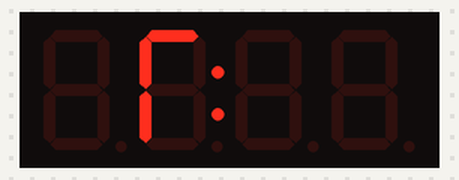
Recording of a sketch running on a simulated Arduino Uno, built with avr-gcc and run on an emulated ATmega328P. Shown: 4-digit seven-segment display. Wiring (inferred from the names in the program): HT16K33 LED driver at I2C address 0x70.

Above: at 0.16 s.
At 10.1 s:
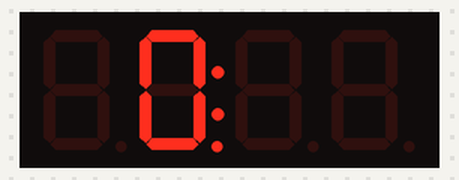
At 23.46 s:
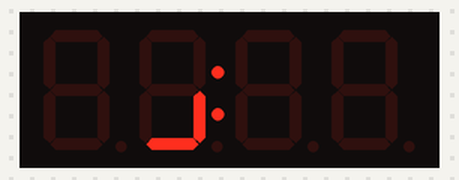
At 36.9 s:
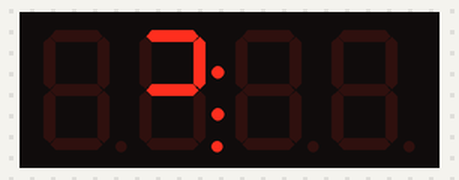
At 38.0 s:
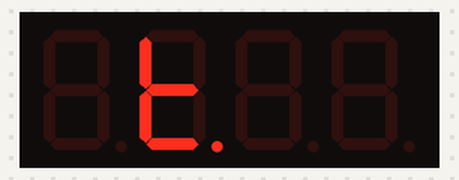
At 39.5 s:
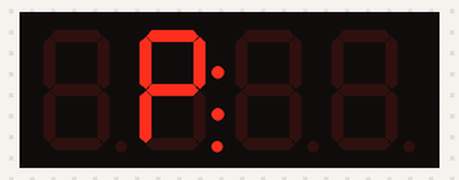

The sketch:

HT16K33_16segx2.ino
```cpp
// test routine for HT16K33 dot LED driver
// this sketch is designed for 16seg LED
// made by Vaphio @ Sept.26, 2026

#include <Wire.h>

const uint8_t HT16K33_addr=0x70;
const uint8_t HT16K33_init[4] = {0x21, 0x81, 0xA0, 0xEA};
const uint8_t digit_code[16][2] = {
  {0xFF, 0x90}, {0x31, 0x48}, {0x77, 0x03}, {0x3F, 0x02}, {0x8C, 0x03},
  {0xBB, 0x03}, {0xFB, 0x03}, {0x0F, 0x00}, {0xFF, 0x03}, {0xBF, 0x03},
  {0x0C, 0x92}, {0xF8, 0x03}, {0xF3, 0x00}, {0x3F, 0x48}, {0xF3, 0x01},
  {0xC3, 0x01}};
const uint8_t alfa_code[26][2] = {
  {0x0C, 0x92}, {0xF8, 0x03}, {0xF3, 0x00}, {0x3F, 0x48}, {0xF3, 0x01},
  {0xC3, 0x01}, {0xFB, 0x02}, {0xCC, 0x03}, {0x00, 0x48}, {0x7C, 0x00},
  {0xC0, 0x31}, {0xF0, 0x00}, {0xCC, 0x14}, {0xCC, 0x24}, {0xFF, 0x00},
  {0xC7, 0x03}, {0xFF, 0x20}, {0xC7, 0x23}, {0xBB, 0x03}, {0x03, 0x48},
  {0xFC, 0x00}, {0xC0, 0x90}, {0xCC, 0xA0}, {0x00, 0xB4}, {0x00, 0x54},
  {0x33, 0x90}};

uint8_t dram[16];
bool col;

void setup() {
  Wire.begin();
  for (uint8_t cmd : HT16K33_init) {
    sendCmd(cmd);
  }
  clearAll();
  delay(10);
//  Serial.begin(9600);
//  Serial.println("Start");
}

void loop() {
  for (int i=0; i<100; i++) {
    set2dig(i);
    delay(100);
  }
  delay(1000);
  clearAll();
  for (int i=0; i<256; i++) {
    set2Hex(i);
    delay(100);
  }
  delay(1000);

  char alfa[27] = {"ABCDEFGHIJKLMNOPQRSTUVWXYZ"};
  for (int i=0; i<25; i++) {
    setAlfa(2, alfa[i]);
    setAlfa(1, alfa[i+1]);
    delay(500);
  }
  delay(1000);
}

void sendCmd(uint8_t cmd) {
  Wire.beginTransmission(HT16K33_addr);
  Wire.write(cmd);
  Wire.endTransmission();
}

void set2dig(int num) {
  setNum(1, num % 10);
  setNum(2, num / 10);
}

void set2Hex(int num) {
  setNum(1, num % 16);
  setNum(2, num / 16);
}

void setNum(int dig, int num) {
  Wire.beginTransmission(HT16K33_addr);
  Wire.write(dig*2);
  Wire.write(digit_code[num][0]);
  Wire.write(digit_code[num][1]);
  Wire.endTransmission();
}

void setAlfa(int dig, char alfa) {
  Wire.beginTransmission(HT16K33_addr);
  Wire.write(dig*2);
  Wire.write(alfa_code[alfa-'A'][0]);
  Wire.write(alfa_code[alfa-'A'][1]);
  Wire.endTransmission();
}

void clearAll() {
  Wire.beginTransmission(HT16K33_addr);
  Wire.write(0x00);
  for (int i=0; i<16; i++) {
    Wire.write(0x00);
  }
  Wire.endTransmission();
}
```

Measured:
- what the display in image 3 shows lasts 1.1 s, from 36.8 s to 37.9 s
- what the display in image 4 shows lasts 0.5 s, from 37.9 s to 38.4 s
